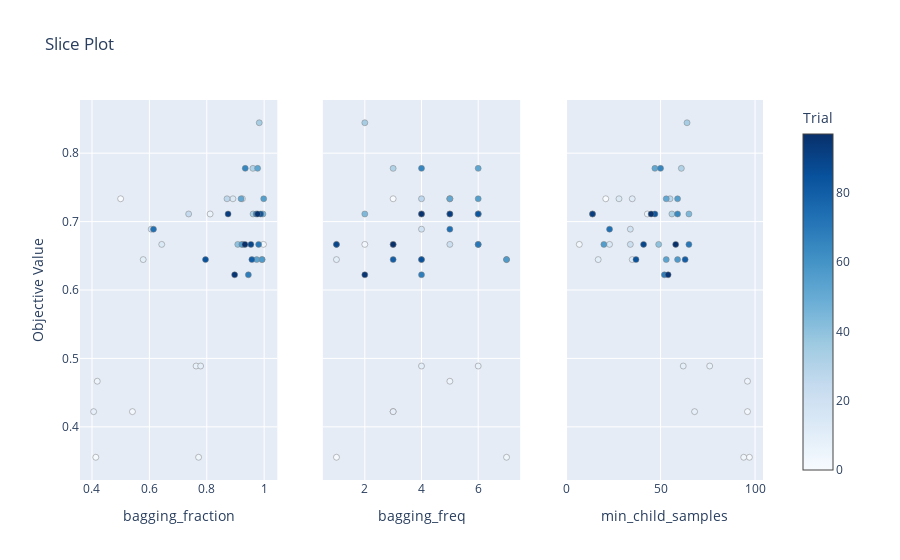

Notebook source saved alongside this figure:
### Code cell
plot_slice(study)

### Figure 1 — Plotly figure (JSON) as saved in the notebook; plotly's stock layout.template omitted (floating-point values rounded to 4 significant figures)
{"data": [{"marker": {"color": [0, 1, 2, 3, 4, 5, 6, 7, 8, 9, 10, 11, 12, 13, 14, 18, 21, 25, 27, 31, 32, 34, 40, 44, 51, 52, 53, 55, 56, 57, 64, 65, 68, 70, 73, 80, 83, 85, 89, 92, 95, 96, 97], "colorbar": {"title": {"text": "Trial"}, "x": 1, "xpad": 40}, "colorscale": [[0, "rgb(247,251,255)"], [0.125, "rgb(222,235,247)"], [0.25, "rgb(198,219,239)"], [0.375, "rgb(158,202,225)"], [0.5, "rgb(107,174,214)"], [0.625, "rgb(66,146,198)"], [0.75, "rgb(33,113,181)"], [0.875, "rgb(8,81,156)"], [1, "rgb(8,48,107)"]], "line": {"color": "Grey", "width": 0.5}, "showscale": true}, "mode": "markers", "showlegend": false, "type": "scatter", "x": [0.4999, 0.4133, 0.541, 0.9976, 0.7715, 0.4184, 0.8118, 0.7629, 0.4057, 0.7786, 0.5785, 0.9243, 0.9925, 0.8912, 0.6431, 0.6063, 0.9252, 0.7369, 0.8707, 0.9609, 0.9614, 0.983, 0.908, 0.9958, 0.9196, 0.9773, 0.9739, 0.9984, 0.9224, 0.9928, 0.9721, 0.9341, 0.945, 0.9808, 0.6143, 0.9572, 0.988, 0.7956, 0.9539, 0.8743, 0.8972, 0.9773, 0.9331], "xaxis": "x", "y": [0.7333, 0.3556, 0.4222, 0.6667, 0.3556, 0.4667, 0.7111, 0.4889, 0.4222, 0.4889, 0.6444, 0.7333, 0.6444, 0.7333, 0.6667, 0.6889, 0.6667, 0.7111, 0.7333, 0.7778, 0.7111, 0.8444, 0.6667, 0.7111, 0.7333, 0.7778, 0.6444, 0.7333, 0.6667, 0.6444, 0.7111, 0.7778, 0.6222, 0.6667, 0.6889, 0.6444, 0.7111, 0.6444, 0.6667, 0.7111, 0.6222, 0.7111, 0.6667], "yaxis": "y"}, {"marker": {"color": [0, 1, 2, 3, 4, 5, 6, 7, 8, 9, 10, 11, 12, 13, 14, 18, 21, 25, 27, 31, 32, 34, 40, 44, 51, 52, 53, 55, 56, 57, 64, 65, 68, 70, 73, 80, 83, 85, 89, 92, 95, 96, 97], "colorbar": {"title": {"text": "Trial"}, "x": 1, "xpad": 40}, "colorscale": [[0, "rgb(247,251,255)"], [0.125, "rgb(222,235,247)"], [0.25, "rgb(198,219,239)"], [0.375, "rgb(158,202,225)"], [0.5, "rgb(107,174,214)"], [0.625, "rgb(66,146,198)"], [0.75, "rgb(33,113,181)"], [0.875, "rgb(8,81,156)"], [1, "rgb(8,48,107)"]], "line": {"color": "Grey", "width": 0.5}, "showscale": false}, "mode": "markers", "showlegend": false, "type": "scatter", "x": [3, 1, 3, 2, 7, 5, 6, 6, 3, 4, 1, 5, 4, 5, 3, 4, 5, 6, 4, 3, 4, 2, 1, 2, 5, 6, 7, 6, 6, 7, 5, 4, 4, 6, 5, 3, 6, 4, 1, 5, 2, 4, 3], "xaxis": "x2", "y": [0.7333, 0.3556, 0.4222, 0.6667, 0.3556, 0.4667, 0.7111, 0.4889, 0.4222, 0.4889, 0.6444, 0.7333, 0.6444, 0.7333, 0.6667, 0.6889, 0.6667, 0.7111, 0.7333, 0.7778, 0.7111, 0.8444, 0.6667, 0.7111, 0.7333, 0.7778, 0.6444, 0.7333, 0.6667, 0.6444, 0.7111, 0.7778, 0.6222, 0.6667, 0.6889, 0.6444, 0.7111, 0.6444, 0.6667, 0.7111, 0.6222, 0.7111, 0.6667], "yaxis": "y2"}, {"marker": {"color": [0, 1, 2, 3, 4, 5, 6, 7, 8, 9, 10, 11, 12, 13, 14, 18, 21, 25, 27, 31, 32, 34, 40, 44, 51, 52, 53, 55, 56, 57, 64, 65, 68, 70, 73, 80, 83, 85, 89, 92, 95, 96, 97], "colorbar": {"title": {"text": "Trial"}, "x": 1, "xpad": 40}, "colorscale": [[0, "rgb(247,251,255)"], [0.125, "rgb(222,235,247)"], [0.25, "rgb(198,219,239)"], [0.375, "rgb(158,202,225)"], [0.5, "rgb(107,174,214)"], [0.625, "rgb(66,146,198)"], [0.75, "rgb(33,113,181)"], [0.875, "rgb(8,81,156)"], [1, "rgb(8,48,107)"]], "line": {"color": "Grey", "width": 0.5}, "showscale": false}, "mode": "markers", "showlegend": false, "type": "scatter", "x": [21, 97, 96, 7, 94, 96, 43, 76, 68, 62, 17, 35, 35, 28, 23, 34, 34, 14, 55, 61, 56, 64, 49, 65, 53, 47, 53, 59, 20, 59, 59, 50, 52, 65, 23, 63, 47, 37, 41, 14, 54, 45, 58], "xaxis": "x3", "y": [0.7333, 0.3556, 0.4222, 0.6667, 0.3556, 0.4667, 0.7111, 0.4889, 0.4222, 0.4889, 0.6444, 0.7333, 0.6444, 0.7333, 0.6667, 0.6889, 0.6667, 0.7111, 0.7333, 0.7778, 0.7111, 0.8444, 0.6667, 0.7111, 0.7333, 0.7778, 0.6444, 0.7333, 0.6667, 0.6444, 0.7111, 0.7778, 0.6222, 0.6667, 0.6889, 0.6444, 0.7111, 0.6444, 0.6667, 0.7111, 0.6222, 0.7111, 0.6667], "yaxis": "y3"}], "layout": {"title": {"text": "Slice Plot"}, "xaxis": {"anchor": "y", "domain": [0, 0.2889], "title": {"text": "bagging_fraction"}}, "xaxis2": {"anchor": "y2", "domain": [0.3556, 0.6444], "title": {"text": "bagging_freq"}}, "xaxis3": {"anchor": "y3", "domain": [0.7111, 1], "title": {"text": "min_child_samples"}}, "yaxis": {"anchor": "x", "domain": [0, 1], "title": {"text": "Objective Value"}}, "yaxis2": {"anchor": "x2", "domain": [0, 1], "matches": "y", "showticklabels": false}, "yaxis3": {"anchor": "x3", "domain": [0, 1], "matches": "y", "showticklabels": false}}}
